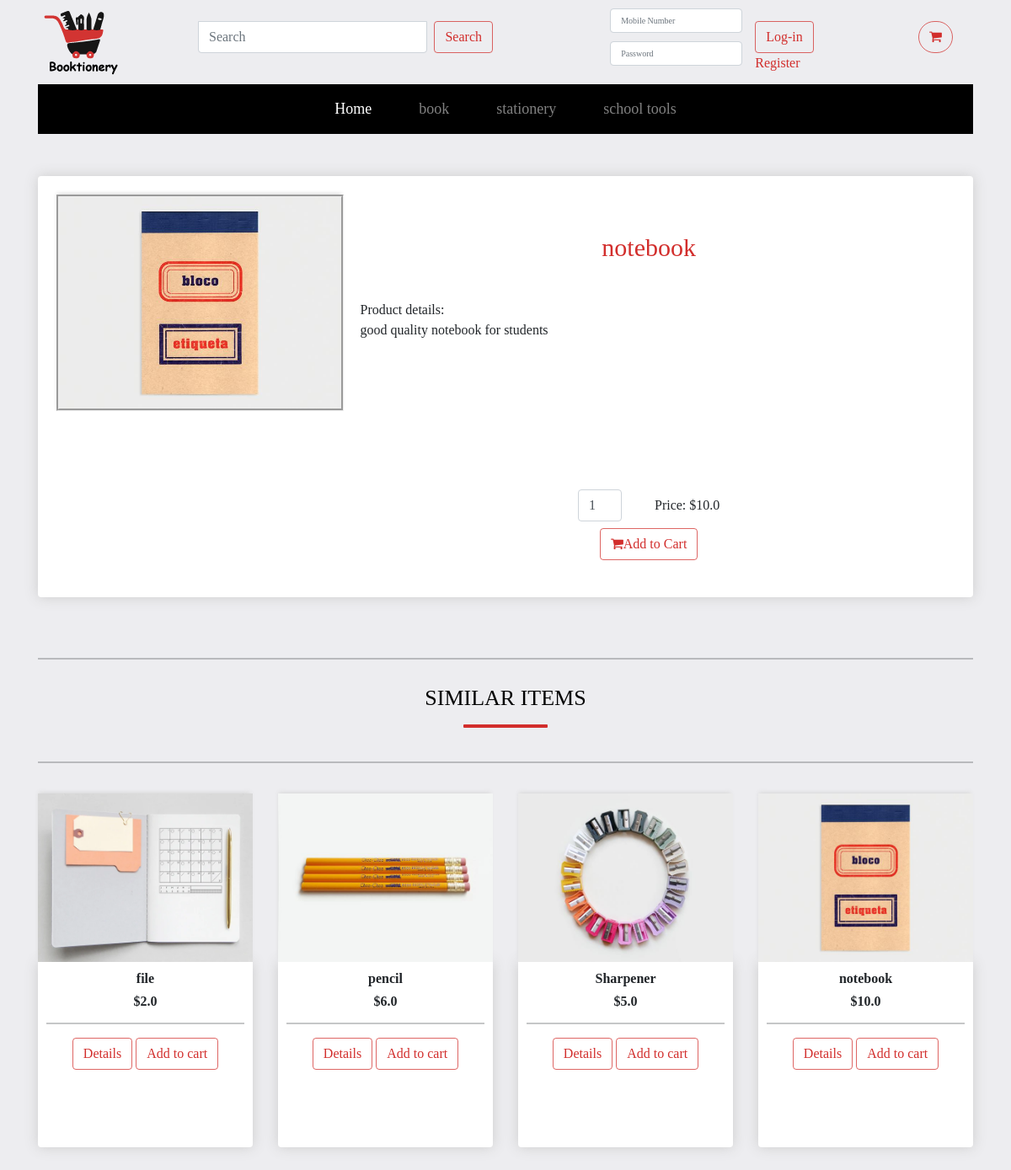
The app's page /details/stationery/3 with its own data.
### booktioneryapp/models.py (models this page shows)
class Category(models.Model):
    name = models.CharField(max_length=255)
    created_at = models.DateTimeField(auto_now_add=True)
    updated_at = models.DateTimeField(auto_now=True)

class Product(models.Model):
    name = models.CharField(max_length=255)
    description = models.TextField()
    price = models.FloatField()
    cat= models.ForeignKey(Category, related_name="Category_products", on_delete = models.CASCADE)
    available_quantity = models.IntegerField()
    img = models.CharField(max_length=255)
    updated_at = models.DateTimeField(auto_now=True)

### booktioneryapp/views.py (the view)
# urls.py: path('details/<product_cat_name>/<int:product_id>',views.view_product ),
def view_product(request,product_cat_name,product_id):
    product = models.get_product(product_id)
    category = models.get_category(product_cat_name)
    category_list = models.all_categorys()
    print("&"*30)
    print(product.img)
    if 'user_id' in request.session:
        context = {
            'first_name':request.session['first_name'],
            'last_name':request.session['last_name'],
            'user_id':request.session['user_id'],
            'categorys':category_list,
            'pos':'product_page',
            'product':product,
            'category':category.Category_products.all()[0:4],
        }
        return render(request,'product.html',context)
    else:
        context = {
            'categorys':category_list,
            'pos':'product_page',
            'product':product,
            'category':category.Category_products.order_by('-id')[0:4],
        }
        return render(request,'product.html',context)
    return render(request,'product.html',context)

### booktioneryapp/models.py (called while the page is built)
def get_product(product_id):
    product = Product.objects.filter(id=product_id)
    return product[0]

def all_categorys():
    category_list = Category.objects.all()
    return category_list

def get_category(product_cat_name):
    category = Category.objects.filter(name=product_cat_name)
    return category[0]

### booktioneryapp/templates/product.html (shortened to what this page needs)
{% include "header/header_s2.html" %}
<!DOCTYPE html>
<html>
<head>
	{% load static %}
	<link rel="stylesheet" href="https://stackpath.bootstrapcdn.com/bootstrap/4.4.1/css/bootstrap.min.css"
>
	<link rel="stylesheet" href="{% static 'css/product.css' %}">
</head>
<body>
	<div class="container">
		<div class="row">
			<div class="col-lg-12">
				<div class="box-element">
					<div class="prod_img">
						{% with '../static/img/'|add:product.img as imagePath %}
						<img src='{% static imagePath %}.png' class="thumbnail" alt="{{product.name}}">
						{% endwith %}
					</div>
					<div class="cart-row">
						<div id="product_name">{{product.name}}</div>
						<div id="desc">
							<p>Product details:<br>{{product.description}}</p>
						</div>
						<div>
							<form action="/addcart2/{{product.id}}" method="post">
								<label for="quantity"><input class="form-control me-2 quantity" type="number"
										id="quantity" name="quantity" min="1" max="{{product.available_quantity}}" value="1"></label>
								<label for="price">Price: ${{product.price}}</label>
								<br>
								<button class="btn btn-outline-success btn-my" type="submit"><i class="fa fa-shopping-cart"
									aria-hidden="true"></i>Add to Cart</button>
						</div>
					</div>
				</div>
			</div>
		</div>
	</div>
	<div class="container">
		<hr>
		<h2>Similar Items</h2>
		<hr>
		<div class="row">
			{% for product in category %}
			<div class="col-lg-3">
				{% with '../static/img/'|add:product.img as imagePath %}
				<img src='{% static imagePath %}.png' class="thumbnail" alt="{{product.name}}">
				{% endwith %}
				<div class="box-elements product">
					<h6><strong>{{product.name}}</strong></h6>
					<h6><strong>${{product.price}}</strong></h6>
					<hr>
					<a class="btn btn-outline-success" href="/details/{{product.cat.name}}/{{product.id}}">Details</a>
					<a class="btn btn-outline-success" href="/addcart/{{product.cat.name}}/{{product.id}}">Add to cart</a>
				</div>
			</div>
			{% endfor %}
		</div>
	</div>
</body>
</html>

### booktioneryapp/templates/header/header_s2.html (shortened to what this page needs)
<!DOCTYPE html>
<html lang="en">
    <head>
        {% load static %}
        <link href="https://cdn.jsdelivr.net/npm/bootstrap@5.0.0-beta1/dist/css/bootstrap.min.css" rel="stylesheet"
>
        <link rel="stylesheet" href="https://cdnjs.cloudflare.com/ajax/libs/font-awesome/4.7.0/css/font-awesome.min.css">
        <link rel="stylesheet" href="{% static 'css/header.css' %}">
        <link rel="stylesheet" href="//code.jquery.com/ui/1.12.1/themes/base/jquery-ui.css">
        <link rel="stylesheet" href="https://maxcdn.bootstrapcdn.com/bootstrap/4.5.2/css/bootstrap.min.css">
    </head>
<body>
    <div class="container">
        <div class="row space-between header">
            <div class="logo-img col-lg-2 ">
                <img src="{% static 'img/logo.png' %}" alt="booktionery logo">
            </div>
            <div class="search col-lg-4">
                <form class="d-flex" action="/search" method="POST">
                    <input name="product" id="product" class="form-control me-2 product" type="search"
                        placeholder="Search" aria-label="Search">
                    <button class="btn btn-outline-success" type="submit">Search</button>
                </form>
            </div>
            <div class="col-lg-5 space-between">
                {% if not user_id %}
                <form class="d-flex space-center" action="/login" method="POST">
                    <div class="margin-l-r">
                        <input class="form-control me-2" name="mobile_number" type="text" placeholder="Mobile Number"
                            id="mobile_number" required>
                        <input class="form-control me-2" name="password" type="password" placeholder="Password"
                            id="password" required>
                    </div>
                    <div>
                        <button class="btn btn-outline-success btn-m" type="submit">Log-in</button>
                        <br>
                        <a class="anchor" href="/register">Register</a>
                    </div>
                </form>
                {% endif %}
            </div>
            <div class="col-lg-1">
                <form action="" method="POST">
                    <a class="btn btn-outline-success btn-m btn-border cart" href="/cart/{{user_id}}"><i class="fa fa-shopping-cart" aria-hidden="true"></i> {{request.session.cart}}</a>
                </form>
            </div>
        </div>
        <nav class="navbar navbar-expand-lg navbar-dark">
            <div class="container-fluid">
                <div class="collapse navbar-collapse space-around" id="navbarNavDropdown">
                    <ul class="navbar-nav navbar-dark">
                        <li class="nav-item">
                            {% if not user_id %}
                            <a class="nav-link active" aria-current="page" href="/">Home</a>
                            {% endif %}
                        </li>
                        {% for category in categorys %}
                        {% if category.name != 'school_tools' %}
                        <li class="nav-item">
                            {% if not user_id %}
                            <a class="nav-link" href="/products/{{category.name}}">{{category.name}}</a>
                            {% endif %}
                        </li>
                        {% endif %}
                        {% if category.name == 'school_tools' %}
                        <li class="nav-item">
                            {% if not user_id %}
                            <a class="nav-link" href="/products/{{category.name}}">school tools</a>
                            {% endif %}
                        </li>
                        {% endif %}
                        {% endfor %}
                    </ul>
                </div>
            </div>
        </nav>
    </div>
</body>
</html>

### booktioneryapp/static/css/header.css (style rules this page uses)
body { background-color:#ededf0; font-family: cursive; }
.header { background-color: #ededf0; }
.search { margin-top: 25px; }
input[type=text] { margin-top: 10px; font-size: x-small; margin-right: 20px; }
input[type=password] { margin-top: 10px; font-size: x-small; margin-right: 20px; }
.btn-m { margin-top: 25px; }
.btn-border { border-radius: 35px !important; }
.space-between { justify-content: space-between !important; }
.space-around { justify-content: space-around !important; }
.space-center { justify-content: center; }
.btn-outline-success { color: #d22e2c !important; border-color: #d22f2cbb !important; }
.navbar-nav .nav-item { margin: 0px 20px !important; font-size: large; }
.navbar-expand-lg { background-color: black !important; }
.margin-l-r { margin: 0px 15px; }
.anchor { color: #d22e2c !important; text-decoration: none; }

### booktioneryapp/static/css/product.css (style rules this page uses)
body { background-color:#ededf0; max-height: 1050px; font-family: cursive; }
.box-element { box-shadow:hsl(0, 0%, 80%) 0 0 16px; background-color: #fff; border-radius: 4px; padding: 2%; max-height: 500px; display: flex; flex-direction: row; margin-bottom: 5%; }
.col-lg-12 { margin-top: 50px; text-align: center; }
.btn-outline-success { color: #d22e2c !important; border-color: #d22f2cbb !important; }
.prod_img { max-width: 500px; max-height: 400px; }
.prod_img img { border-style: groove; height: fit-content; max-width: 500px; max-height: 400px; }
.cart-row { margin-top: 40px; display: flex; flex-direction: column; align-items: flex-stretch; padding-bottom: 10px; margin-bottom: 10px; width: 100%; height: 500px; }
#product_name { color: #d22e2c; font-size: 30px; margin-bottom: 20px; }
#desc { font-size: 16px; padding: 20px; height: 50%; text-align: justify; }
.quantity { width: 60%; }
a { margin: 0 auto; }
.box-elements { box-shadow:hsl(0, 0%, 80%) 0 0 16px; background-color: #fff; border-radius: 4px; padding: 10px; height: 220px; margin-bottom: 100px; }
.thumbnail { width: 100%; min-height: 200px; -webkit-box-shadow: -1px -3px 5px -2px rgba(214,214,214,1); -moz-box-shadow: -1px -3px 5px -2px rgba(214,214,214,1); box-shadow: -1px -3px 5px -2px rgba(214,214,214,1); }
.product { border-radius: 0 0 4px 4px; }
.col-lg-3 { margin-top: 20px; text-align: center; }
h2 { color: #000; font-size: 26px; font-weight: 300; text-align: center; text-transform: uppercase; position: relative; margin: 30px 0 60px; }
h2::after { content: ""; width: 100px; position: absolute; margin: 0 auto; height: 4px; border-radius: 1px; background: #d22e2c; left: 0; right: 0; bottom: -20px; }

### records on screen
Category: name "book"
Category: name "stationery"
Product: name (picture), name "notebook", description "good quality notebook for students", price "10.0"
Product: name (picture), name "file", price "2.0"
Product: name (picture), name "pencil", price "6.0"
Product: shows a picture, name "Sharpener", price "5.0"
